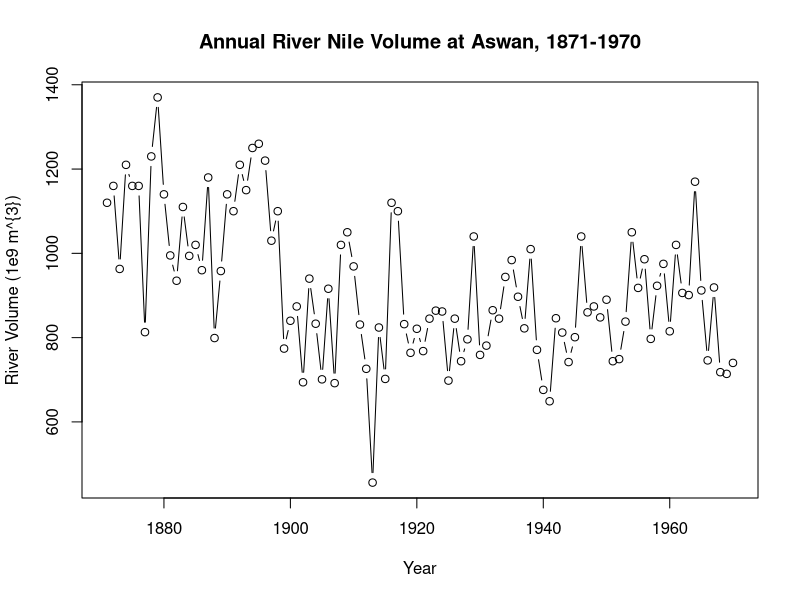
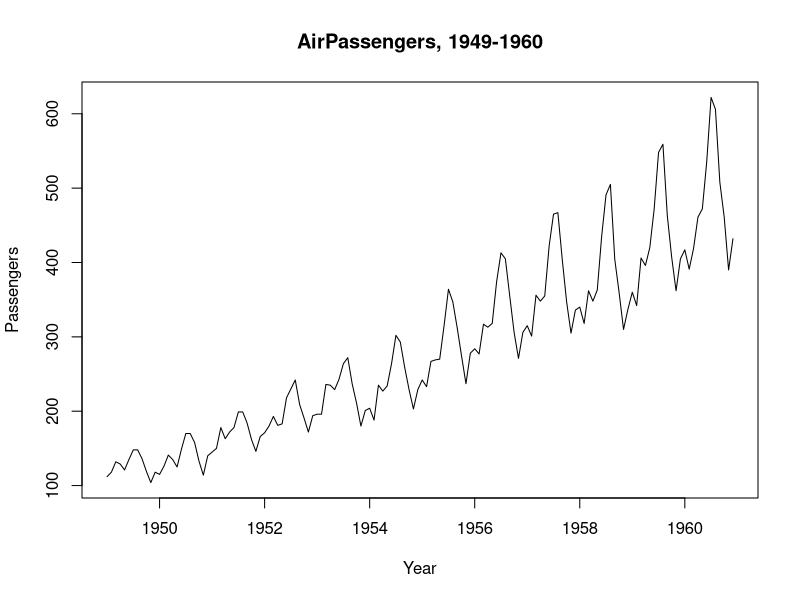
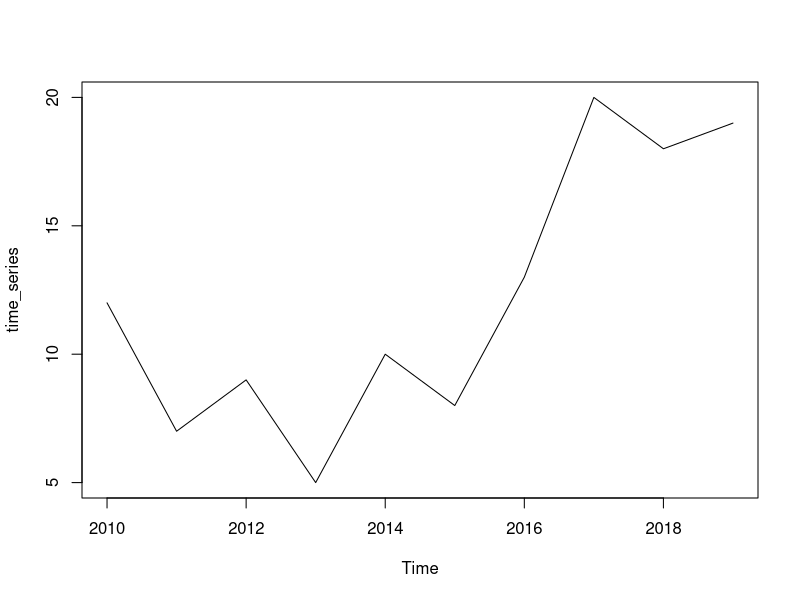
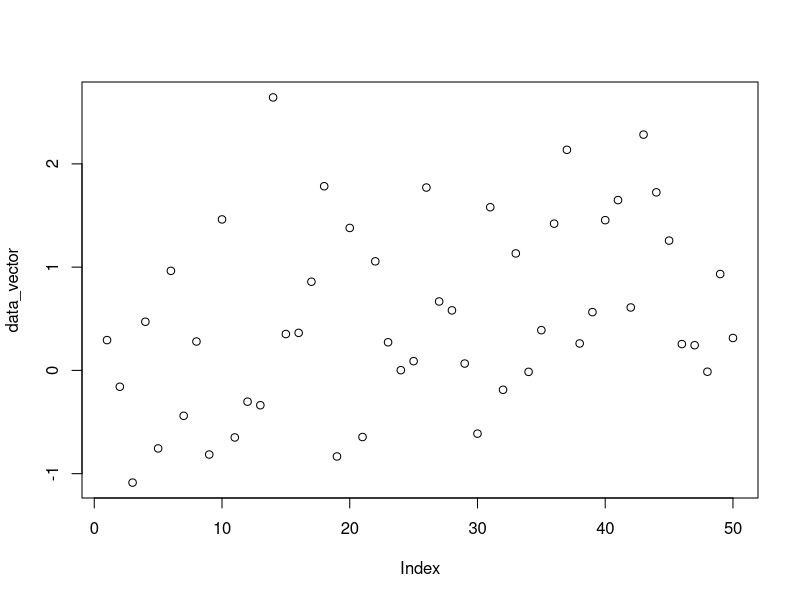
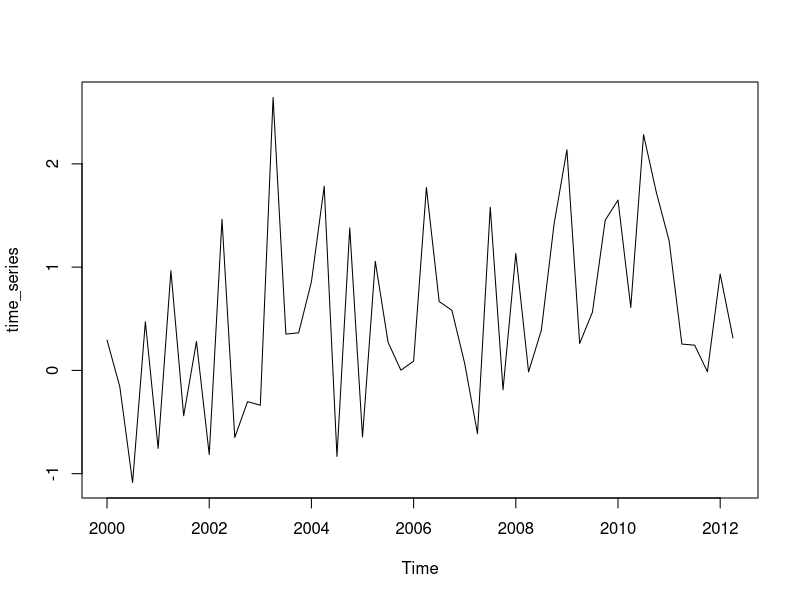
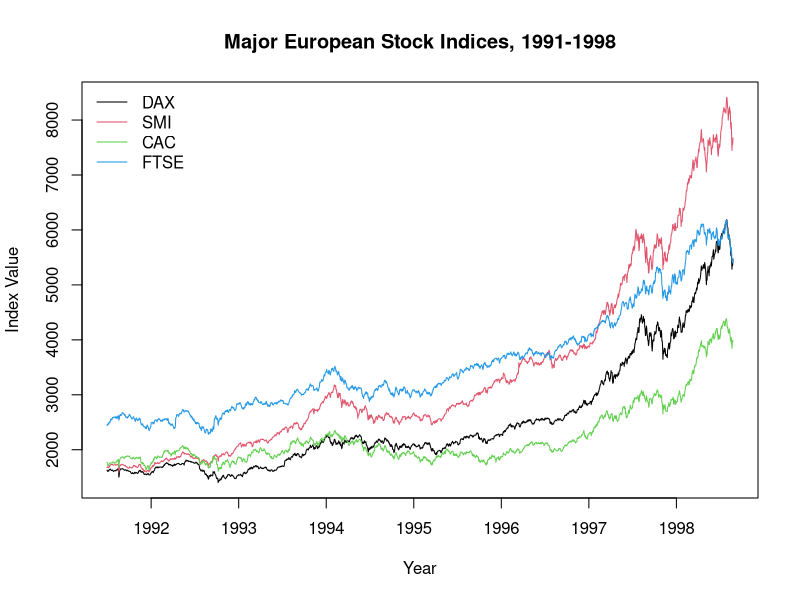
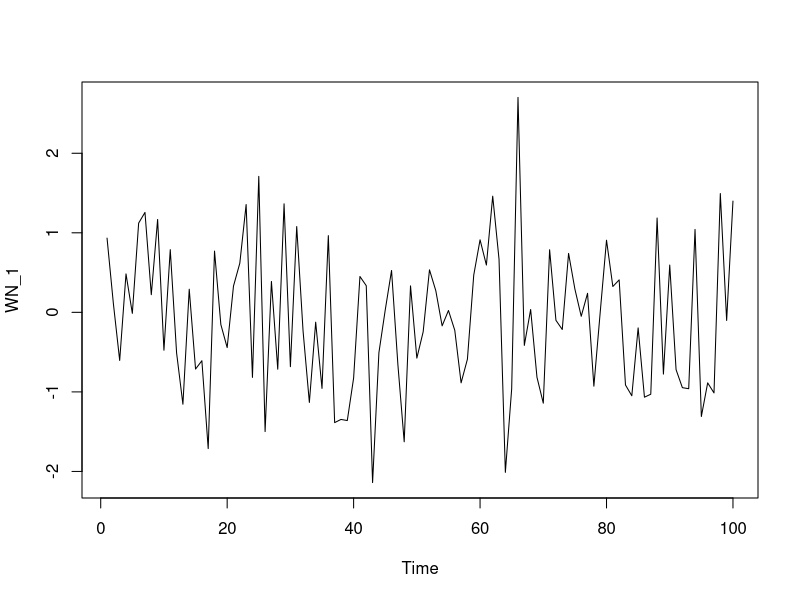
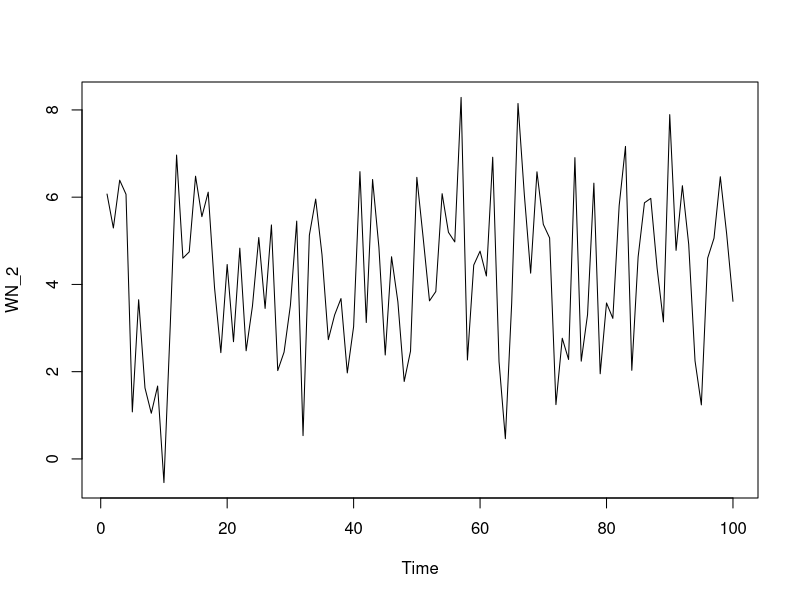

Here is the R script that generated these plots, in order: (Note: this script raises an error after producing the figures.)
## ---- chunk 1
rm(list=ls())
graphics.off()
library(xts)
dat <- read.csv("data/CPIAUCSL.csv")
data(economics, package="ggplot2")

## ---- chunk 2
# Change CPI to xts
cpi <- xts(x = dat$CPIAUCSL, order.by = as.Date(dat$DATE))
econ <- xts(x = economics[,-1], order.by = as.Date(economics[,1]))
## ---- chunk 3
periodicity(Nile)
length(Nile)
plot(Nile, main="Annual River Nile Volume at Aswan, 1871-1970" ,xlab = "Year", ylab = "River Volume (1e9 m^{3})", type="b")
## ---- chunk 4
# Use AirPassengers data for this 
data(AirPassengers)
air <- AirPassengers
plot(air, main="AirPassengers, 1949-1960", xlab="Year", ylab="Passengers")

# Check start and end
start(air)
end(air)

## time(), deltat(), frequency(), cycle()

# vector of time indices
tail(time(air))

# returns fixed time interval
deltat(air)

# returns number of observations per unit time
frequency(air)

# Return position in each cycle
cycle(air)
## ---- chunk 5
data_vector <- sample(x = 1:20,size = 10, replace = FALSE)
data_vector
time_series <- ts(data_vector, start = 2010, frequency = 1)
plot(time_series)

# check if ts
is.ts(time_series)
## ---- chunk 6
# Create a more sophisticatd example
#data_vector <- 

data_vector <- seq(from = 0, 1, length.out = 50) + rnorm(n = 50, mean = 0, sd = 1)
plot(data_vector)

# Convert to quarterly ts and plot again
time_series <- ts(data_vector, start = 2000, frequency = 4)
plot(time_series)

# more complex time series plot with ts.plot()
data(EuStockMarkets)
eu_stocks <- EuStockMarkets
ts.plot(eu_stocks, col = 1:4, xlab = "Year", ylab = "Index Value", main = "Major European Stock Indices, 1991-1998")
legend("topleft", colnames(eu_stocks), lty = 1, col = 1:4, bty = "n")
## ---- chunk 7
# Simulate n=50 observations from the WN model using arima.sim
WN_1 <- arima.sim(model = list(order=c(0,0,0)), n=100)
ts.plot(WN_1)

# WN with mean and different sd
WN_2 <- arima.sim(model=list(order=c(0,0,0)),
                  n=100,
                  mean=4,
                  sd=2)
ts.plot(WN_2)

# Switching sides: fitting WN model with arima()
arima(WN_2, order=c(0,0,0))

# Compare to standard functions.
mean(WN_2)
var(WN_2)
## ---- chunk 8
rw <- arima.sim(model=list(order=c(0,1,0)), n=100)
ts.plot(rw)
ts.plot(diff(rw))
## ---- chunk 9
rw_drift <- arima.sim(model = list(order=c(0,1,0)),
                      n = 100,
                      mean=1,
                      sd=2)

ts.plot(rw_drift)
ts.plot(diff(rw_drift))

# Estimate the mean of the differenced series (white noise) using arima()
model_wn <- arima(diff(rw_drift), order=c(0,0,0))
wn_coef <- model_wn$coef

# add this to initial plot
ts.plot(rw_drift)
abline(0, wn_coef, col="red", lty=2)
## ---- chunk 10
# Use arima.sim() to generate WN data
white_noise <- arima.sim(model=list(order=c(0,0,0)), n=100)

# Use cumsum() to convert your WN data to RW
random_walk <- cumsum(white_noise)
  
# Use arima.sim() to generate WN drift data
wn_drift <- arima.sim(model=list(order=c(0,0,0)), n=100, mean=0.4)
  
# Use cumsum() to convert your WN drift data to RW
rw_drift <- cumsum(wn_drift)

# Plot all four data objects
plot.ts(cbind(white_noise, random_walk, wn_drift, rw_drift))

## ---- chunk 11
# Plot eu_stocks
plot(eu_stocks)

# Convert prices to returns
returns <- eu_stocks[-1,] / eu_stocks[-dim(eu_stocks)[1],] - 1

# Convert returns to ts
returns <- ts(returns, start = c(1991, 130), frequency = 260)

# Plot returns
head(returns)

# Convert prices to log returns
logreturns <- diff(log(eu_stocks))

# Plot logreturns
plot(logreturns)

# 
eu_percentreturns <- returns*100
colMeans(eu_percentreturns)

# apply sample variance sd to cols (MARGIN=2)
apply(eu_percentreturns, MARGIN = 2, FUN = var)

# Calculate sd
apply(eu_percentreturns, MARGIN=2, sd)

# pairwise scatterplots
pairs(eu_stocks)
pairs(logreturns)
## ---- chunk 12
# histogram for all four indices
par(mfrow = c(2,2))
apply(eu_percentreturns, MARGIN = 2, FUN = hist, main = "", xlab = "Percentage Return")
## ---- chunk 13
# Pick 2/4 stocks for measuring their association
stock_a <- tail(eu_stocks[,1], 100)
stock_b <- tail(eu_stocks[,2], 100)

# plot both series: 
# (to do) Standardize normalize to make them comparable 
ts.plot(cbind(stock_a, stock_b))

# Covariance: hard to interpret
cov(stock_a, stock_b)

# Correlation: Standardized to [-1,+1]
cor(stock_a, stock_b)
cov(stock_a, stock_b) / (sd(stock_a) * sd(stock_b))

## Same for logreturns
logreturn_a <- diff(log(stock_a))
logreturn_b <- diff(log(stock_b))
ts.plot(cbind(logreturn_a, logreturn_b), col=c("black", "blue"))

# Cov and cor
cov(logreturn_a, logreturn_b)
cor(logreturn_a, logreturn_b)

# We can also calculate a complete correlation matrix
cor(eu_stocks)

## ---- chunk 14
# Cut stock to calculate first order autocorrelation
stock_a_cut1 <- stock_a[-1]
stock_a_cut2 <- stock_a[-100]
# Check if lenght is correct
apply(cbind(stock_a_cut1, stock_a_cut2), MARGIN = 2, FUN = length)

cor(stock_a_cut1, stock_a_cut2)

# Now using the acf function
acf(stock_a, lag.max = 1, plot = FALSE)
## ---- chunk 15
n <- length(stock_a)
cor(stock_a_cut1, stock_a_cut2) * ((n-1)/n)
## ---- chunk 16
# Compare  different types of autocorrelation
par(mfrow=c(2,2))
acf(stock_a)
acf(random_walk)
acf(white_noise)
acf(diff(air))
## ---- chunk 17
# Simulate an AR model with 0.1 slope
w <- arima.sim(model=list(ar=0.1), n=100)

# Simulate an AR model with 0.5 slope
x <- arima.sim(model = list(ar = 0.5), n = 100)

# Simulate an AR model with 0.95 slope
y <- arima.sim(model=list(ar=0.95), n=100)

# Simulate an AR model with -0.75 slope
z <- arima.sim(model=list(ar=-0.75), n=100)

# Plot simulated data
par(mfrow=c(2,2))
ts.plot(w)
ts.plot(x)
ts.plot(y)
ts.plot(z)


# Check acf for all series
par(mfrow=c(2,2))
acf(w)
acf(x)
acf(y)
acf(z)

# Simulate AR model with different slopes
w <- arima.sim(model=list(ar=0.25), n=200)
x <- arima.sim(model = list(ar=0.9), n = 200)
y <- arima.sim(model=list(ar=0.985), n=200)

# Simulate RW model
z <- arima.sim(model=list(order=c(0,1,0)), n=200)


# Plot the simulated series
par(mfrow=c(2,2))
ts.plot(w)
abline(h = mean(w), lty=3, col="blue")
ts.plot(x)
abline(h = mean(x), lty=3, col="blue")
ts.plot(y)
abline(h = mean(y), lty=3, col="blue")
ts.plot(z)
abline(h = mean(z), lty=3, col="blue")

# Plot the acf of the series
par(mfrow=c(2,2))
acf(w)
acf(x)
acf(y)
acf(z)
## ---- chunk 18
# Load data: Data is annualized and reported in percent
data(Mishkin, package="Ecdat")
inflation <- as.ts(Mishkin[,1])

# Basic information
periodicity(inflation)
summary(inflation)

# Plot and acf on data
ts.plot(inflation)
abline(h = mean(inflation), col="blue", lty=3)
acf(inflation)
## ---- chunk 19
inflation_ar <- arima(inflation, order=c(1, 0, 0))
print(inflation_ar)
## ---- chunk 20
# Plot observed and fitted values
ts.plot(inflation)
inflation_ar_fitted <- inflation - inflation_ar$residuals
points(inflation_ar_fitted, type="l", col="red", lty=2)

## ---- chunk 21
# 1-step ahead
predict(inflation_ar)

# 12 steps ahead
inflation_fc12 <- predict(inflation_ar, n.ahead = 12)

ts.plot(window(inflation, 1975))
points(inflation_fc12$pred, type="l", col="red", lty=2)
## ---- chunk 22
# Fit an AR model to Nile
AR_fit <- arima(Nile, order  = c(1,0,0))
print(AR_fit)

# Use predict() to make a 1-step forecast
predict_AR <- predict(AR_fit)

# Obtain the 1-step forecast using $pred[1]
predict_AR$pred[1]

# Use predict to make 1-step through 10-step forecasts
predict(AR_fit, n.ahead = 10)

# Run to plot the Nile series plus the forecast and 95% prediction intervals
ts.plot(Nile, xlim = c(1871, 1980))
AR_forecast <- predict(AR_fit, n.ahead = 10)$pred
AR_forecast_se <- predict(AR_fit, n.ahead = 10)$se
points(AR_forecast, type = "l", col = 2)
points(AR_forecast - 2*AR_forecast_se, type = "l", col = 2, lty = 2)
points(AR_forecast + 2*AR_forecast_se, type = "l", col = 2, lty = 2)


## ---- chunk 23
data(gtemp, package="astsa")
ts.plot(gtemp)
## ---- chunk 24
# Simulate MA(1) model with differen slopes
w <- arima.sim(model = list(ma = 0.5), n=100)
x <- arima.sim(model = list(ma = 0.9), n=100)
y <- arima.sim(model = list(ma = -0.5), n=100)
z <- arima.sim(model = list(ma = 0), n=100)

par(mfrow=c(2,2))
ts.plot(w)
abline(h=mean(w), lty=3, col="blue")

ts.plot(x)
abline(h=mean(x), lty=3, col="blue")

ts.plot(y)
abline(h=mean(y), lty=3, col="blue")

ts.plot(z)
abline(h=mean(z), lty=3, col="blue")


# Calculate ACF
par(mfrow=c(2,2))
acf(w)
acf(x)
acf(y)
acf(z)

# Calculate PACF
par(mfrow=c(2,2))
pacf(w)
pacf(x)
pacf(y)
pacf(z)


## ---- chunk 25
data(Mishkin, package = "Ecdat")
inflation <- as.ts(Mishkin[,1])
inflation_diff <- diff(inflation)
ts.plot(inflation)

ts.plot(inflation_diff)
abline(h = mean(inflation_diff), col="blue", lty=2)
acf(inflation_diff)

## ---- chunk 26
# Estimate MA model using arima()
inflation_diff_ma <- arima(inflation_diff, order=c(0, 0, 1))
print(inflation_diff_ma)
## ---- chunk 27
# Get fitted values: Difference y_t and residuals
# using residuals() function or $residuals
inflation_diff_ma_fitted <- inflation_diff - inflation_diff_ma$residuals

# All data, fitted values
ts.plot(inflation_diff)
points(inflation_diff_ma_fitted, type="l", col="red", lty=2)

# Last 100 observations, fitted values
ts.plot(as.ts(tail(inflation_diff,100)))
points(tail(inflation_diff_ma_fitted,100), type="l", col="red", lty=2)
## ---- chunk 28
# using predict() function
inflation_diff_ma_fc12 <-predict(inflation_diff_ma, 12)

fc12_se <- inflation_diff_ma_fc12$se

# plot the data, forecast and 95% intervals
ts.plot(window(inflation_diff, 1975))
points(inflation_diff_ma_fc12$pred, type="l", col="red", lty=1)
points(inflation_diff_ma_fc12$pred + 2*fc12_se, type="l", col="red", lty=2)
points(inflation_diff_ma_fc12$pred - 2*fc12_se, type="l", col="red", lty=2)



## ---- chunk 29
# 
w <- arima.sim(model = list(ma = 0.75), n= 100)
x <- arima.sim(model = list(ma = -0.75), n= 100)
y <- arima.sim(model = list(ar = 0.48), n = 100)
z <- arima.sim(model = list(ar = -0.48), n = 100)

par(mfrow=c(2,2))
acf(w)
acf(x)
acf(y)
acf(z)
## ---- chunk 30
# Fitting an AR and MA model for last 100 observations of inflation
inflation24_diff <- as.ts(tail(diff(inflation), 24))

inflation24_diff_ar <- arima(inflation24_diff, order=c(1,0,0))
inflation24_diff_ar_fitted <- inflation24_diff - inflation24_diff_ar$residuals

inflation24_diff_ma <- arima(inflation24_diff, order=c(0,0,1))
inflation24_diff_ma_fitted <- inflation24_diff - inflation24_diff_ma$residuals

ts.plot(cbind(inflation24_diff, inflation24_diff_ar_fitted, inflation24_diff_ma_fitted), lty=c(2,1,1), col=c(1,"red","blue"))

# Estimate full model and compare using AIC, BIC
inflation_diff_ar <- arima(inflation_diff, order=c(1,0,0))
AIC(inflation_diff_ar)
BIC(inflation_diff_ar)

inflation_diff_ma <- arima(inflation_diff, order=c(0,0,1))
AIC(inflation_diff_ma)
BIC(inflation_diff_ma)

